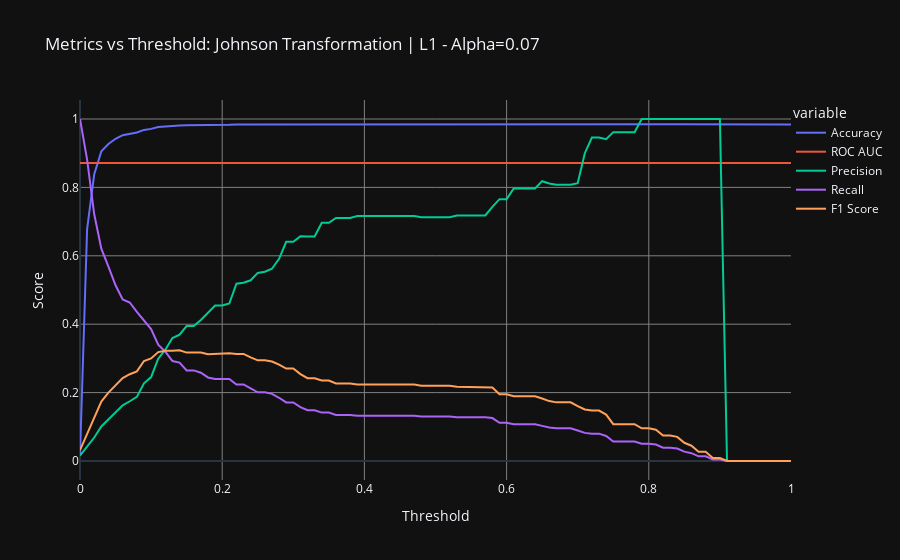

The code cell stored with this chart in its notebook:
### Code cell
interactive_metrics_vs_threshold_plot(y_test, y_pred, "Johnson Transformation | L1 - Alpha=0.07")
